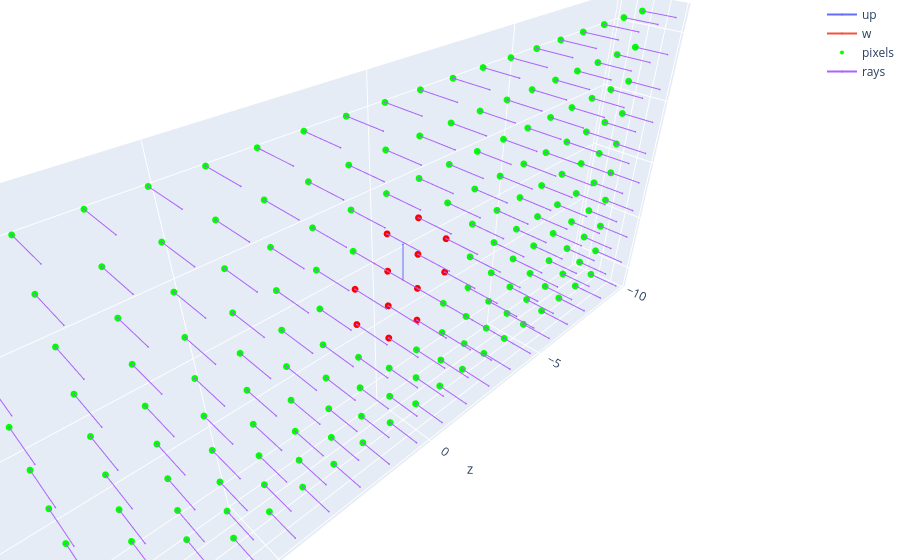

The notebook cell this image was saved under:
### Markdown cell above
## Ray Intersection

### Code cell
class Sphere:
    def __init__(self, center, radius:float):
        self.radius = radius
        self.center = np.array(center)

    def hit(self, rays):
        origins = rays[:, :3]  
        directions = rays[:, 3:]
        
        oc = origins - self.center
        a = np.sum(directions * directions, axis=1) # same as dot product
        b = 2.0 * np.sum(oc * directions, axis=1) # same as dot product
        c = np.sum(oc * oc, axis=1) - self.radius ** 2

        discriminant = b**2 - 4.0 * a * c                       # (N,)
        hit_mask = discriminant >= 0.0

        return hit_mask
        
        
def example_sphere_intersection():
    image = ImagePlane(width=20, height=10, left=-10.0, right=10.0, top=5.0, bottom=-5.0)
    camera = OrtoCamera(position=[-10,0,0], look_at=[0,0,0], up=[0,1,0])
    
    pixels = sample_pixels_orto(image, camera)
    rays = sample_rays_orto(pixels, camera)

    sphere = Sphere(center = [10,0,0], radius=2.0)
    hit_mask = sphere.hit(rays)
    return show(camera, image, pixels=pixels, rays=rays, hit_mask=hit_mask)
        
example_sphere_intersection()

### Figure 1 — Plotly figure (JSON) as saved in the notebook; plotly's stock layout.template omitted (floating-point values rounded to 4 significant figures; data arrays with more than 128 entries replaced by an {"elided": "..."} marker saying what was removed)
{"data": [{"marker": {"size": 1}, "mode": "markers+lines", "name": "up", "type": "scatter3d", "x": [-10, -10, null], "y": [0, 1, null], "z": [0, 0, null]}, {"marker": {"size": 1}, "mode": "markers+lines", "name": "w", "type": "scatter3d", "x": [-10, -11, null], "y": [0, 0, null], "z": [0, 0, null]}, {"marker": {"color": {"elided": "200 str values"}, "size": 4}, "mode": "markers", "name": "pixels", "type": "scatter3d", "x": {"elided": "200 float values"}, "y": {"elided": "200 float values"}, "z": {"elided": "200 float values"}}, {"marker": {"size": 1}, "mode": "markers+lines", "name": "rays", "type": "scatter3d", "x": {"elided": "600 float values"}, "y": {"elided": "600 float values"}, "z": {"elided": "600 float values"}}], "layout": {"margin": {"b": 0, "l": 0, "r": 0, "t": 0}, "scene": {"aspectmode": "data", "camera": {"up": {"x": 0, "y": 1, "z": 0}}}}}
